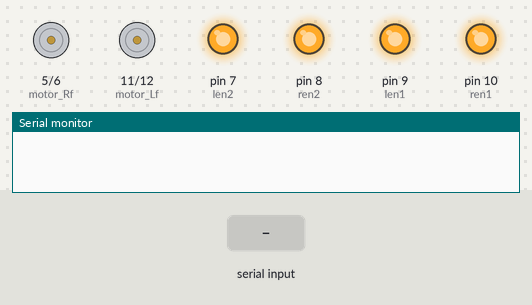
Recording of a sketch running on a simulated Arduino Uno, built with avr-gcc and run on an emulated ATmega328P. Parts: motor-driver pin pairs drawn as motors (green arrow = first pin HIGH = forward, orange = second pin HIGH = backward, longer = more drive), output pins drawn as LEDs (lit = HIGH), the last lines printed to the serial monitor. The test bench sets the inputs (shaded band).

Above: at 1.2 s.
1.3 s: "90,45,200e" received over Serial
At 1.6 s:
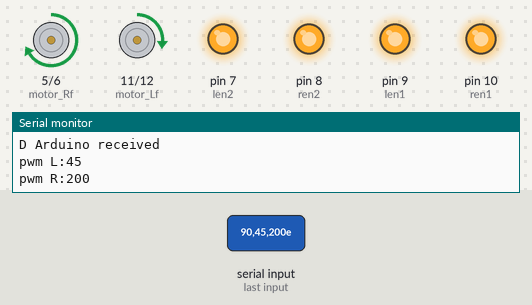
2.8 s: "30,150,10e" received over Serial
At 3.9 s:
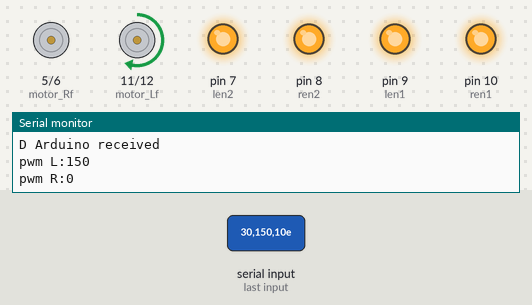
4.3 s: "1,90,45e" received over Serial
At 4.9 s:
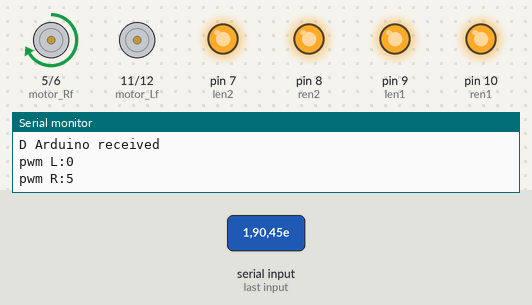
5.8 s: "90,45e" received over Serial
At 7.0 s:
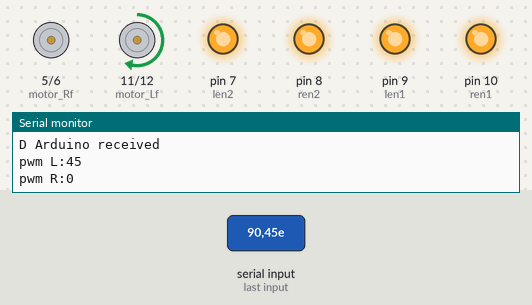
7.3 s: "30,150e" received over Serial
8.8 s: "90,45,200,10e" received over Serial
At 9.8 s:
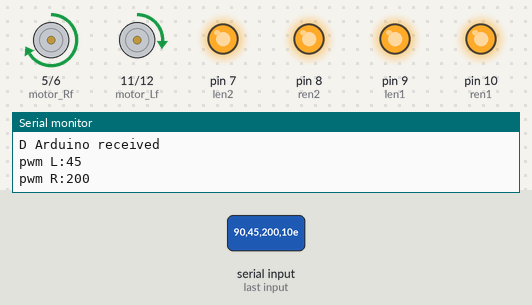
Timing chart, 0 to 11.3 s (numbered marks = the images above; inputs shaded):
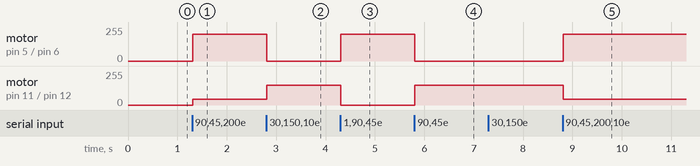

Measured:
- after the input at 1.3 s, motor on pin 5 (motor_Rf) / pin 6 (motor_Rb): stopped → forward 200/255 at once; motor on pin 11 (motor_Lf) / pin 12 (motor_Lb): stopped → forward 45/255 at once
- after the input at 2.8 s, motor on pin 5 (motor_Rf) / pin 6 (motor_Rb): forward 200/255 → stopped at once; motor on pin 11 (motor_Lf) / pin 12 (motor_Lb): forward 45/255 → forward 150/255 at once
- after the input at 4.3 s, motor on pin 5 (motor_Rf) / pin 6 (motor_Rb): stopped → forward 200/255 at once; motor on pin 11 (motor_Lf) / pin 12 (motor_Lb): forward 150/255 → stopped at once
- after the input at 5.8 s, motor on pin 5 (motor_Rf) / pin 6 (motor_Rb): forward 200/255 → stopped at once; motor on pin 11 (motor_Lf) / pin 12 (motor_Lb): stopped → forward 150/255 at once
- after the input at 8.8 s, motor on pin 5 (motor_Rf) / pin 6 (motor_Rb): stopped → forward 200/255 at once; motor on pin 11 (motor_Lf) / pin 12 (motor_Lb): forward 150/255 → forward 45/255 at once

The sketch:

serial_motor_test.ino
```cpp
char Receiver, STAGE, STATE, pwmL[4], pwmR[4];
int PWM_L, PWM_R;
String commandStr;

int motor_Lf = 11;
int motor_Lb = 12;
int motor_Rf = 5;
int motor_Rb = 6;

int len1 = 9;
int ren1 = 10;
int len2 = 7;
int ren2 = 8;


void setup(){
    // motor pins
    pinMode(5, OUTPUT);
    pinMode(6, OUTPUT);
    pinMode(11, OUTPUT);
    pinMode(12, OUTPUT);

    pinMode(len1,OUTPUT);
    pinMode(ren1,OUTPUT);
    pinMode(len2,OUTPUT);
    pinMode(ren2,OUTPUT);

    digitalWrite(len1,HIGH);
    digitalWrite(ren1,HIGH);
    digitalWrite(len2,HIGH);
    digitalWrite(ren2,HIGH);

    Serial.begin(9600);
}


void loop(){

   if(Serial.available()){
        commandStr = Serial.readStringUntil('e');
        Serial.println("D Arduino received");
        //Serial.println(commandStr);

        Receiver = commandStr[0];
        STAGE = commandStr[1];
        STATE = commandStr[2];

        if(commandStr[3] != '-'){
            pwmL[0] = commandStr[3];
            pwmL[1] = commandStr[4];
            pwmL[2] = commandStr[5];
            pwmL[3] = '\0';
            PWM_L = atoi(pwmL);
        }else{
            pwmL[0] = commandStr[4];
            pwmL[1] = commandStr[5];
            pwmL[2] = '\0';
            PWM_L = -10*atoi(pwmL);
        }

        if(commandStr[6] != '-'){
            pwmR[0] = commandStr[6];
            pwmR[1] = commandStr[7];
            pwmR[2] = commandStr[8];
            pwmR[3] = '\0';
            PWM_R = atoi(pwmR);
        }else{
            pwmR[0] = commandStr[7];
            pwmR[1] = commandStr[8];
            pwmR[2] = '\0';
            pwmR[3] = '\0';
            PWM_R = -10*atoi(pwmR);
        }
         //Serial.println(PWM_L);
         runMotor(PWM_L,PWM_R);
    }

}


void runMotor(int pwm_L, int pwm_R){

  //Serial.println("run motor!!!");
  Serial.print("pwm L:");
  Serial.println(pwm_L);
  Serial.print("pwm R:");
  Serial.println(pwm_R);

  if(pwm_L>0){
    analogWrite(motor_Lf,pwm_L);
    analogWrite(motor_Lb,0);
  }else{
    analogWrite(motor_Lf,0);
    analogWrite(motor_Lb,-pwm_L);
  }

  if(pwm_R>0){
    analogWrite(motor_Rf,pwm_R);
    analogWrite(motor_Rb,0);
  }else{
    analogWrite(motor_Rf,0);
    analogWrite(motor_Rb,-pwm_R);
  }

}
```
